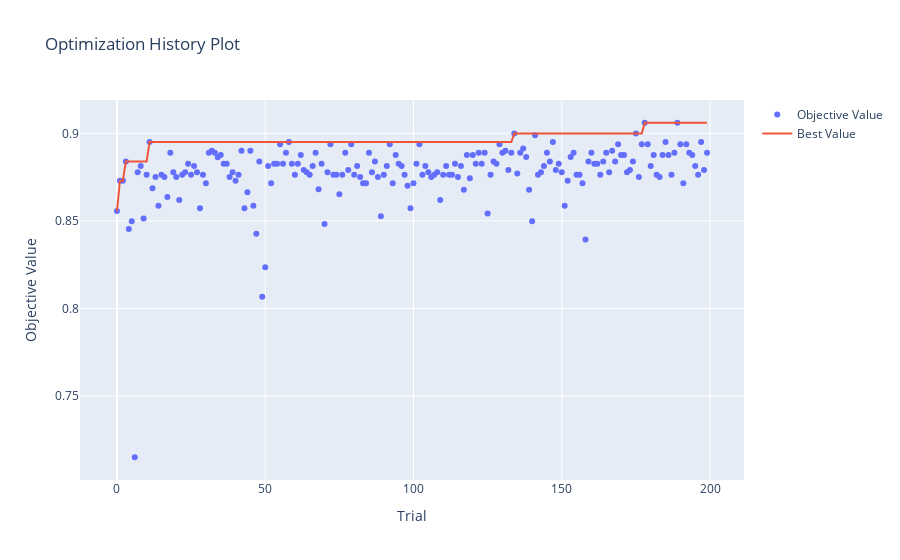
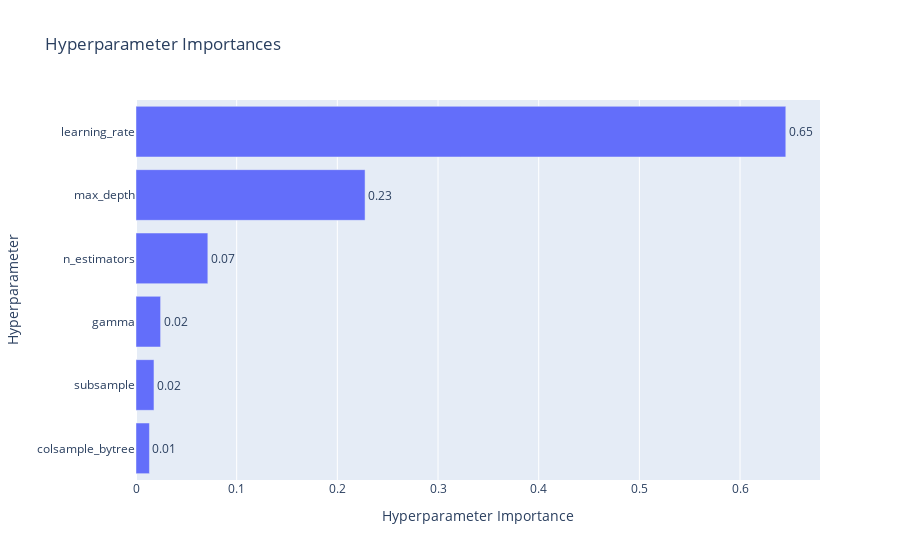

Source (notebook cell) for these figures, in order:
### Code cell
import optuna.visualization as vis

vis.plot_optimization_history(optuna_study).show()
vis.plot_param_importances(optuna_study).show()

### Figure 1 — Plotly figure (JSON) as saved in the notebook; plotly's stock layout.template omitted (floating-point values rounded to 4 significant figures; data arrays with more than 128 entries replaced by an {"elided": "..."} marker saying what was removed)
{"data": [{"mode": "markers", "name": "Objective Value", "type": "scatter", "x": {"elided": "200 int values"}, "y": {"elided": "200 float values"}}, {"mode": "lines", "name": "Best Value", "type": "scatter", "x": {"elided": "200 int values"}, "y": {"elided": "200 float values"}}, {"marker": {"color": "#cccccc"}, "mode": "markers", "name": "Infeasible Trial", "showlegend": false, "type": "scatter", "x": [], "y": []}], "layout": {"title": {"text": "Optimization History Plot"}, "xaxis": {"title": {"text": "Trial"}}, "yaxis": {"title": {"text": "Objective Value"}}}}

### Figure 2 — Plotly figure (JSON) as saved in the notebook; plotly's stock layout.template omitted (floating-point values rounded to 4 significant figures)
{"data": [{"cliponaxis": false, "hovertemplate": ["colsample_bytree (FloatDistribution): 0.01334916861863657<extra></extra>", "subsample (FloatDistribution): 0.017863277720762884<extra></extra>", "gamma (FloatDistribution): 0.02443484367415418<extra></extra>", "n_estimators (IntDistribution): 0.07135757014163462<extra></extra>", "max_depth (IntDistribution): 0.2275405404549283<extra></extra>", "learning_rate (FloatDistribution): 0.6454545993898835<extra></extra>"], "name": "Objective Value", "orientation": "h", "text": ["0.01", "0.02", "0.02", "0.07", "0.23", "0.65"], "textposition": "outside", "type": "bar", "x": [0.01335, 0.01786, 0.02443, 0.07136, 0.2275, 0.6455], "y": ["colsample_bytree", "subsample", "gamma", "n_estimators", "max_depth", "learning_rate"]}], "layout": {"title": {"text": "Hyperparameter Importances"}, "xaxis": {"title": {"text": "Hyperparameter Importance"}}, "yaxis": {"title": {"text": "Hyperparameter"}}}}
